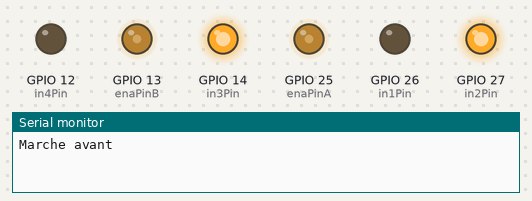
Recording of a sketch running on a simulated ESP32. Shown: output pins drawn as LEDs (lit = HIGH), the last lines printed to the serial monitor.

Above: at 0.05 s.
At 6.95 s:
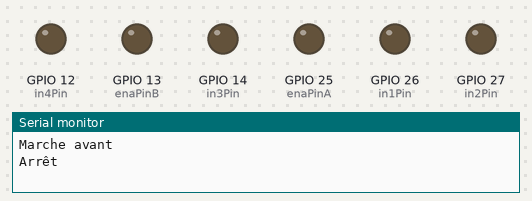
Timing chart, 0 to 9.1 s (numbered marks = the images above):
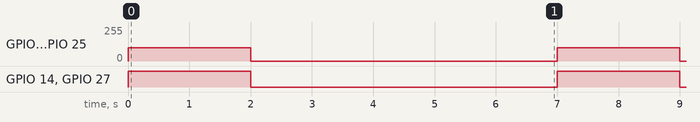

The sketch:

Test_motcc.ino
```cpp
int in4Pin = 12;
int in3Pin = 14;
int enaPinB = 13;
int in1Pin = 26;
int in2Pin = 27;
int enaPinA = 25;

void setup() {
  Serial.begin(115200);
  pinMode(in3Pin, OUTPUT);
  pinMode(in4Pin, OUTPUT);
  pinMode(enaPinB, OUTPUT);
  pinMode(in1Pin, OUTPUT);
  pinMode(in2Pin, OUTPUT);
  pinMode(enaPinA, OUTPUT);
}

void loop() {
  // Marche avant
  Serial.printf("Marche avant\n");
  digitalWrite(in3Pin, HIGH);
  digitalWrite(in4Pin, LOW);
  analogWrite(enaPinB, 100);
  digitalWrite(in1Pin, LOW);
  digitalWrite(in2Pin, HIGH);
  analogWrite(enaPinA, 100);
  delay(2000);

  // Arrêt
  Serial.printf("Arrêt\n");
  digitalWrite(enaPinB, LOW);
  digitalWrite(in3Pin, LOW);
  digitalWrite(in4Pin, LOW);
  digitalWrite(enaPinA, LOW);
  digitalWrite(in1Pin, LOW);
  digitalWrite(in2Pin, LOW);

  delay(5000);

}
```

Measured:
- by itself, GPIO 13 (enaPinB), GPIO 25 (enaPinA): alternates 100/255 for 2.0 s and 0/255 for 5.0 s
- by itself, GPIO 14 (in3Pin), GPIO 27 (in2Pin): alternates HIGH for 2.0 s and LOW for 5.0 s
